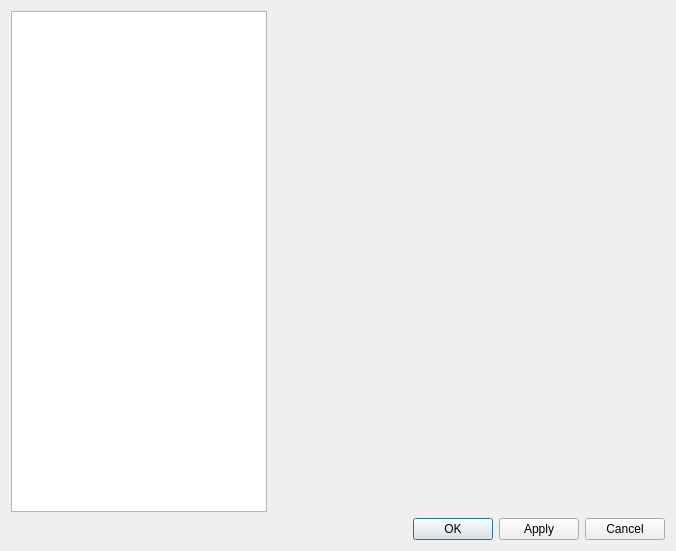
<?xml version="1.0" encoding="UTF-8"?>
<ui version="4.0">
 <class>QtDialogSettings</class>
 <widget class="QDialog" name="QtDialogSettings">
  <property name="windowModality">
   <enum>Qt::WindowModal</enum>
  </property>
  <property name="geometry">
   <rect>
    <x>0</x>
    <y>0</y>
    <width>676</width>
    <height>551</height>
   </rect>
  </property>
  <property name="sizePolicy">
   <sizepolicy hsizetype="Preferred" vsizetype="Preferred">
    <horstretch>0</horstretch>
    <verstretch>0</verstretch>
   </sizepolicy>
  </property>
  <property name="windowTitle">
   <string>Dialog</string>
  </property>
  <layout class="QVBoxLayout" name="verticalLayout">
   <item>
    <layout class="QHBoxLayout" name="hlayPages">
     <item>
      <widget class="QTreeWidget" name="treePages">
       <property name="sizePolicy">
        <sizepolicy hsizetype="Preferred" vsizetype="Expanding">
         <horstretch>0</horstretch>
         <verstretch>0</verstretch>
        </sizepolicy>
       </property>
       <property name="minimumSize">
        <size>
         <width>150</width>
         <height>0</height>
        </size>
       </property>
       <attribute name="headerVisible">
        <bool>false</bool>
       </attribute>
       <column>
        <property name="text">
         <string notr="true">1</string>
        </property>
       </column>
      </widget>
     </item>
     <item>
      <widget class="QStackedWidget" name="stackedPages">
       <property name="minimumSize">
        <size>
         <width>0</width>
         <height>0</height>
        </size>
       </property>
      </widget>
     </item>
    </layout>
   </item>
   <item>
    <layout class="QHBoxLayout" name="hlayButtons">
     <item>
      <spacer name="spacerButtons">
       <property name="orientation">
        <enum>Qt::Horizontal</enum>
       </property>
       <property name="sizeHint" stdset="0">
        <size>
         <width>40</width>
         <height>20</height>
        </size>
       </property>
      </spacer>
     </item>
     <item>
      <widget class="QPushButton" name="btnOK">
       <property name="text">
        <string>OK</string>
       </property>
      </widget>
     </item>
     <item>
      <widget class="QPushButton" name="btnApply">
       <property name="text">
        <string>Apply</string>
       </property>
      </widget>
     </item>
     <item>
      <widget class="QPushButton" name="btnCancel">
       <property name="text">
        <string>Cancel</string>
       </property>
      </widget>
     </item>
    </layout>
   </item>
  </layout>
 </widget>
 <resources/>
 <connections/>
</ui>
